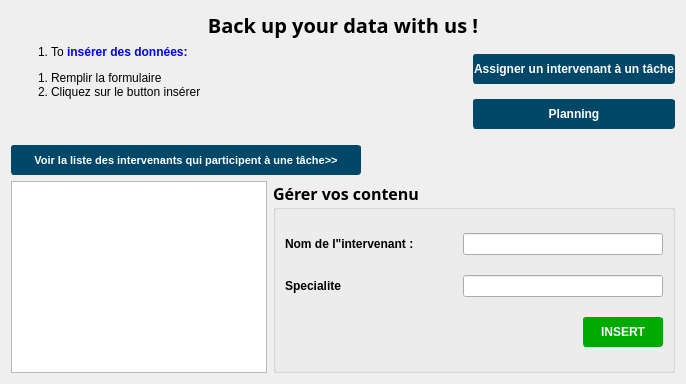
      <widget class="QWidget" name="page_4">
       <layout class="QVBoxLayout" name="verticalLayout_10">
        <item>
         <widget class="QLabel" name="label_17">
          <property name="font">
           <font>
            <family>Gabriola</family>
            <pointsize>15</pointsize>
            <weight>75</weight>
            <bold>true</bold>
           </font>
          </property>
          <property name="text">
           <string>Back up your data with us !</string>
          </property>
          <property name="alignment">
           <set>Qt::AlignCenter</set>
          </property>
         </widget>
        </item>
        <item>
         <layout class="QHBoxLayout" name="horizontalLayout_22">
          <item>
           <widget class="QLabel" name="label_22">
            <property name="maximumSize">
             <size>
              <width>200</width>
              <height>16777215</height>
             </size>
            </property>
            <property name="text">
             <string>&lt;ol style=&quot;list-style-type:upper-roman;&quot;&gt;
      &lt;li&gt;
	 To &lt;span style=&quot;color:blue;font-weight:bold; &quot;&gt; insérer&lt;span&gt; 		des données: 
      &lt;/li&gt;
	
&lt;/ol&gt;
&lt;p&gt;
      &lt;ol&gt;
	&lt;li&gt;Remplir la formulaire&lt;/li&gt;
	&lt;li&gt;Cliquez sur le button insérer&lt;/li&gt;
	
     &lt;/ol&gt;
&lt;/p&gt; &lt;br&gt;</string>
            </property>
           </widget>
          </item>
          <item>
           <spacer name="horizontalSpacer_17">
            <property name="orientation">
             <enum>Qt::Horizontal</enum>
            </property>
            <property name="sizeHint" stdset="0">
             <size>
              <width>40</width>
              <height>20</height>
             </size>
            </property>
           </spacer>
          </item>
          <item>
           <layout class="QVBoxLayout" name="verticalLayout_8">
            <item>
             <widget class="QPushButton" name="pushButton_9">
              <property name="minimumSize">
               <size>
                <width>0</width>
                <height>30</height>
               </size>
              </property>
              <property name="maximumSize">
               <size>
                <width>16777215</width>
                <height>30</height>
               </size>
              </property>
              <property name="font">
               <font>
                <pointsize>9</pointsize>
                <weight>75</weight>
                <bold>true</bold>
               </font>
              </property>
              <property name="styleSheet">
               <string notr="true">background-color: rgb(0, 71, 104);
border-color:   rgb(0, 71, 104);
border-width:1px;
border-style:solid;
border-radius:3px;
color:rgb(255, 255, 255)</string>
              </property>
              <property name="text">
               <string>Assigner un intervenant à un tâche</string>
              </property>
             </widget>
            </item>
            <item>
             <widget class="QPushButton" name="pushButton_planning_2">
              <property name="minimumSize">
               <size>
                <width>0</width>
                <height>30</height>
               </size>
              </property>
              <property name="maximumSize">
               <size>
                <width>16777215</width>
                <height>30</height>
               </size>
              </property>
              <property name="font">
               <font>
                <pointsize>9</pointsize>
                <weight>75</weight>
                <bold>true</bold>
               </font>
              </property>
              <property name="styleSheet">
               <string notr="true">background-color: rgb(0, 71, 104);
border-color:   rgb(0, 71, 104);
border-width:1px;
border-style:solid;
border-radius:3px;
color:rgb(255, 255, 255)</string>
              </property>
              <property name="text">
               <string>Planning</string>
              </property>
             </widget>
            </item>
           </layout>
          </item>
         </layout>
        </item>
        <item>
         <widget class="QPushButton" name="pushButton_liste_des_intervenant_qui_participe_a_une_tache_from_Interv_page">
          <property name="minimumSize">
           <size>
            <width>0</width>
            <height>30</height>
           </size>
          </property>
          <property name="maximumSize">
           <size>
            <width>350</width>
            <height>30</height>
           </size>
          </property>
          <property name="font">
           <font>
            <pointsize>8</pointsize>
            <weight>75</weight>
            <bold>true</bold>
           </font>
          </property>
          <property name="styleSheet">
           <string notr="true">background-color: rgb(0, 71, 104);
border-color:   rgb(0, 71, 104);
border-width:1px;
border-style:solid;
border-radius:3px;
color:rgb(255, 255, 255)
</string>
          </property>
          <property name="text">
           <string>Voir la liste des intervenants qui participent à une tâche&gt;&gt;</string>
          </property>
         </widget>
        </item>
        <item>
         <layout class="QHBoxLayout" name="horizontalLayout_19">
          <item>
           <widget class="QTableView" name="tableView_Interv"/>
          </item>
          <item>
           <widget class="QGroupBox" name="groupBox_3">
            <property name="maximumSize">
             <size>
              <width>500</width>
              <height>16777215</height>
             </size>
            </property>
            <property name="font">
             <font>
              <family>MingLiU_HKSCS-ExtB</family>
              <pointsize>12</pointsize>
              <weight>75</weight>
              <bold>true</bold>
             </font>
            </property>
            <property name="layoutDirection">
             <enum>Qt::LeftToRight</enum>
            </property>
            <property name="styleSheet">
             <string notr="true">border-color: qlineargradient(spread:pad, x1:0.783, y1:0.596591, x2:1, y2:0, stop:1 rgba(14, 48, 71, 255));</string>
            </property>
            <property name="title">
             <string>Gérer vos contenu</string>
            </property>
            <layout class="QVBoxLayout" name="verticalLayout_7">
             <item>
              <layout class="QHBoxLayout" name="horizontalLayout_21">
               <item>
                <widget class="QLabel" name="label_26">
                 <property name="font">
                  <font>
                   <pointsize>9</pointsize>
                   <weight>75</weight>
                   <bold>true</bold>
                  </font>
                 </property>
                 <property name="text">
                  <string>Nom de l&quot;intervenant : </string>
                 </property>
                </widget>
               </item>
               <item>
                <spacer name="horizontalSpacer_6">
                 <property name="orientation">
                  <enum>Qt::Horizontal</enum>
                 </property>
                 <property name="sizeHint" stdset="0">
                  <size>
                   <width>40</width>
                   <height>20</height>
                  </size>
                 </property>
                </spacer>
               </item>
               <item>
                <widget class="QLineEdit" name="Nom_Interv">
                 <property name="minimumSize">
                  <size>
                   <width>200</width>
                   <height>0</height>
                  </size>
                 </property>
                </widget>
               </item>
              </layout>
             </item>
             <item>
              <layout class="QHBoxLayout" name="horizontalLayout_23">
               <item>
                <widget class="QLabel" name="label_29">
                 <property name="font">
                  <font>
                   <pointsize>9</pointsize>
                   <weight>75</weight>
                   <bold>true</bold>
                  </font>
                 </property>
                 <property name="lineWidth">
                  <number>2</number>
                 </property>
                 <property name="midLineWidth">
                  <number>2</number>
                 </property>
                 <property name="text">
                  <string>Specialite</string>
                 </property>
                </widget>
               </item>
               <item>
                <spacer name="horizontalSpacer_15">
                 <property name="orientation">
                  <enum>Qt::Horizontal</enum>
                 </property>
                 <property name="sizeHint" stdset="0">
                  <size>
                   <width>15</width>
                   <height>15</height>
                  </size>
                 </property>
                </spacer>
               </item>
               <item>
                <widget class="QLineEdit" name="Specialite">
                 <property name="minimumSize">
                  <size>
                   <width>200</width>
                   <height>0</height>
                  </size>
                 </property>
                </widget>
               </item>
              </layout>
             </item>
             <item>
              <widget class="QPushButton" name="insertbtn_interv">
               <property name="minimumSize">
                <size>
                 <width>80</width>
                 <height>30</height>
                </size>
               </property>
               <property name="maximumSize">
                <size>
                 <width>80</width>
                 <height>30</height>
                </size>
               </property>
               <property name="font">
                <font>
                 <pointsize>9</pointsize>
                 <weight>75</weight>
                 <bold>true</bold>
                </font>
               </property>
               <property name="layoutDirection">
                <enum>Qt::RightToLeft</enum>
               </property>
               <property name="styleSheet">
                <string notr="true">color: rgb(255, 255, 255);
background-color: rgb(0, 170, 0);
border-color: rgb(0, 170, 0);
border-width:1px;
border-style:solid;
border-radius:3px;</string>
               </property>
               <property name="text">
                <string>INSERT</string>
               </property>
              </widget>
             </item>
            </layout>
           </widget>
          </item>
         </layout>
        </item>
       </layout>
      </widget>
